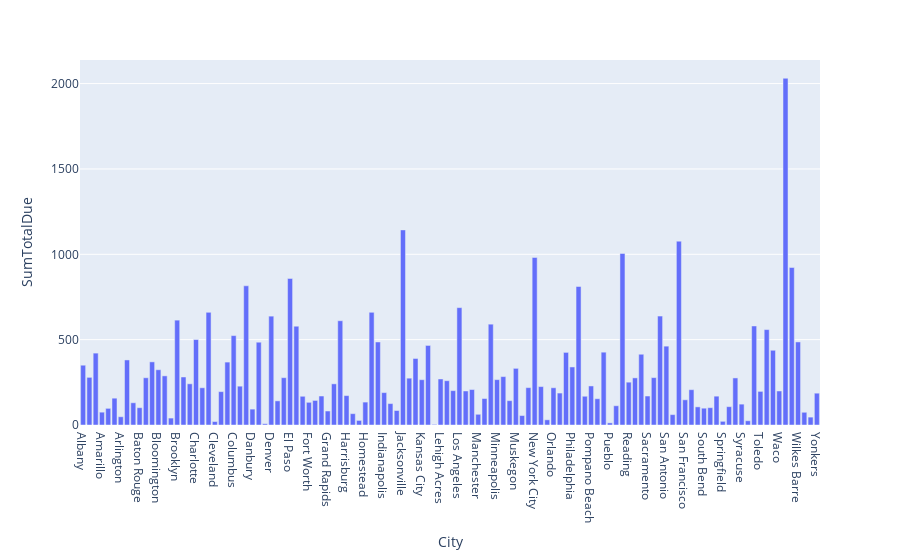

Notebook cell for this chart:
### Code cell
#Now we'll make a simple bar chart of sales by year
fig = px.bar(df, x='City', y='SumTotalDue')
fig.show()

### Figure 1 — Plotly figure (JSON) as saved in the notebook; plotly's stock layout.template omitted (floating-point values rounded to 4 significant figures)
{"data": [{"hovertemplate": "City=%{x}<br>SumTotalDue=%{y}<extra></extra>", "legendgroup": "", "marker": {"color": "#636efa", "pattern": {"shape": ""}}, "name": "", "orientation": "v", "showlegend": false, "textposition": "auto", "type": "bar", "x": ["Albany", "Alexandria", "Alhambra", "Amarillo", "Anaheim", "Anderson", "Arlington", "Atlanta", "Baltimore", "Baton Rouge", "Beaufort", "Birmingham", "Bloomington", "Boise", "Bonita Springs", "Brooklyn", "Buffalo", "Carol Stream", "Charlotte", "Cheyenne", "Chicago", "Cleveland", "Colorado Springs", "Columbia", "Columbus", "Corpus Christi", "Dallas", "Danbury", "Dayton", "Dearborn", "Denver", "Duluth", "Edmond", "El Paso", "Evansville", "Flint", "Fort Worth", "Fresno", "Galveston", "Grand Rapids", "Great Neck", "Greensboro", "Harrisburg", "High Point", "Hollywood", "Homestead", "Houston", "Huntington", "Indianapolis", "Inglewood", "Jackson", "Jacksonville", "Jamaica", "Johnstown", "Kansas City", "Lansing", "Lawrenceville", "Lehigh Acres", "Lexington", "Lincoln", "Los Angeles", "Lynchburg", "Madison", "Manchester", "Miami", "Milwaukee", "Minneapolis", "Mobile", "Montgomery", "Muskegon", "Naples", "Nashville", "New York City", "Newark", "Oklahoma City", "Orlando", "Pasadena", "Pensacola", "Philadelphia", "Phoenix", "Pittsburgh", "Pompano Beach", "Portland", "Provo", "Pueblo", "Racine", "Raleigh", "Reading", "Roanoke", "Rochester", "Sacramento", "Saint Louis", "Saint Paul", "San Antonio", "San Bernardino", "San Diego", "San Francisco", "Shreveport", "Sioux Falls", "South Bend", "Spokane", "Spring", "Springfield", "Stamford", "Sunnyvale", "Syracuse", "Tacoma", "Tampa", "Toledo", "Topeka", "Tyler", "Waco", "Washington", "Wichita", "Wilkes Barre", "Wilmington", "Winston Salem", "Yonkers"], "xaxis": "x", "y": [350.2, 279.1, 421.1, 75.18, 97.51, 157.1, 48.33, 381.0, 130.2, 101.3, 276.8, 369.9, 323.7, 287.8, 40.59, 614.4, 281.2, 241.3, 500.5, 218.1, 660.3, 20.22, 195.6, 368.5, 523.7, 227.5, 815.5, 93.08, 485.0, 7.38, 637.7, 141.4, 277.2, 858.4, 578.6, 168.3, 132.8, 143.9, 169.7, 81.87, 241.1, 610.8, 172.2, 66.42, 26.85, 134.2, 660.3, 486.3, 189.8, 125.5, 84.87, 1143.0, 274.3, 389.7, 265.4, 466.1, 3.58, 269.6, 259.5, 201.4, 687.5, 199.2, 207.6, 62.73, 155.1, 590.7, 265.7, 283.5, 142.6, 331.9, 55.35, 218.9, 981.4, 225.1, 30.43, 218.1, 187.1, 425.3, 340.0, 811.4, 168.4, 228.8, 153.9, 426.6, 12.53, 112.8, 1005.0, 250.9, 276.0, 414.5, 169.7, 277.6, 638.3, 461.9, 60.86, 1077.0, 147.6, 206.9, 106.3, 98.45, 101.5, 168.9, 21.48, 107.4, 275.7, 122.2, 24.78, 580.1, 196.9, 558.9, 437.9, 199.3, 2031.0, 922.5, 486.6, 74.49, 46.17, 186.4], "yaxis": "y"}], "layout": {"barmode": "relative", "legend": {"tracegroupgap": 0}, "margin": {"t": 60}, "xaxis": {"anchor": "y", "domain": [0, 1], "title": {"text": "City"}}, "yaxis": {"anchor": "x", "domain": [0, 1], "title": {"text": "SumTotalDue"}}}}
